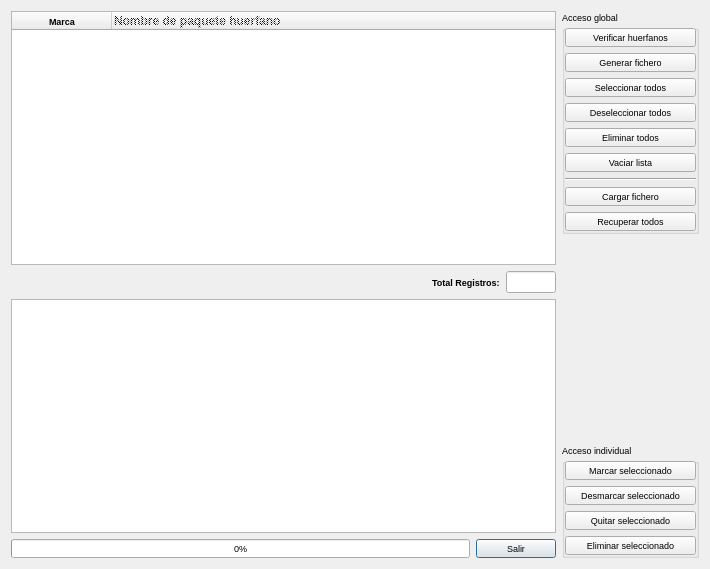
<?xml version="1.0" encoding="UTF-8"?>
<ui version="4.0">
 <class>orphans</class>
 <widget class="QDialog" name="orphans">
  <property name="geometry">
   <rect>
    <x>0</x>
    <y>0</y>
    <width>710</width>
    <height>569</height>
   </rect>
  </property>
  <property name="font">
   <font>
    <pointsize>7</pointsize>
   </font>
  </property>
  <property name="windowTitle">
   <string>Mantenimiento de paquetes huerfanos</string>
  </property>
  <property name="windowIcon">
   <iconset resource="recoverdrake.qrc">
    <normaloff>:/Imagenes/huerfano.png</normaloff>:/Imagenes/huerfano.png</iconset>
  </property>
  <property name="styleSheet">
   <string notr="true"/>
  </property>
  <layout class="QGridLayout" name="gridLayout_6">
   <item row="0" column="0">
    <layout class="QGridLayout" name="gridLayout_5">
     <item row="0" column="0" colspan="3">
      <widget class="QTableWidget" name="tableWidget">
       <property name="font">
        <font>
         <weight>75</weight>
         <bold>true</bold>
        </font>
       </property>
       <property name="toolTip">
        <string>Visor de registros de la base de datos.</string>
       </property>
       <property name="statusTip">
        <string>Visor de registros de la base de datos.</string>
       </property>
       <property name="whatsThis">
        <string>Visor de registros de la base de datos.</string>
       </property>
       <property name="autoScrollMargin">
        <number>26</number>
       </property>
       <property name="alternatingRowColors">
        <bool>true</bool>
       </property>
       <property name="selectionBehavior">
        <enum>QAbstractItemView::SelectRows</enum>
       </property>
       <property name="sortingEnabled">
        <bool>true</bool>
       </property>
       <attribute name="horizontalHeaderCascadingSectionResizes">
        <bool>true</bool>
       </attribute>
       <attribute name="horizontalHeaderShowSortIndicator" stdset="0">
        <bool>true</bool>
       </attribute>
       <attribute name="horizontalHeaderStretchLastSection">
        <bool>true</bool>
       </attribute>
       <attribute name="verticalHeaderCascadingSectionResizes">
        <bool>true</bool>
       </attribute>
       <attribute name="verticalHeaderDefaultSectionSize">
        <number>25</number>
       </attribute>
       <attribute name="verticalHeaderMinimumSectionSize">
        <number>25</number>
       </attribute>
       <attribute name="verticalHeaderShowSortIndicator" stdset="0">
        <bool>true</bool>
       </attribute>
       <attribute name="verticalHeaderStretchLastSection">
        <bool>true</bool>
       </attribute>
       <column>
        <property name="text">
         <string>Marca</string>
        </property>
        <property name="icon">
         <iconset resource="recoverdrake.qrc">
          <normaloff>:/Imagenes/good.png</normaloff>:/Imagenes/good.png</iconset>
        </property>
       </column>
       <column>
        <property name="text">
         <string>Nombre de paquete huerfano</string>
        </property>
        <property name="font">
         <font>
          <pointsize>9</pointsize>
          <kerning>true</kerning>
         </font>
        </property>
        <property name="textAlignment">
         <set>AlignLeft|AlignVCenter</set>
        </property>
        <property name="foreground">
         <brush brushstyle="Dense4Pattern">
          <color alpha="255">
           <red>0</red>
           <green>0</green>
           <blue>0</blue>
          </color>
         </brush>
        </property>
        <property name="icon">
         <iconset resource="recoverdrake.qrc">
          <normaloff>:/Imagenes/rpm.png</normaloff>:/Imagenes/rpm.png</iconset>
        </property>
       </column>
      </widget>
     </item>
     <item row="1" column="0">
      <spacer name="horizontalSpacer_3">
       <property name="orientation">
        <enum>Qt::Horizontal</enum>
       </property>
       <property name="sizeHint" stdset="0">
        <size>
         <width>269</width>
         <height>20</height>
        </size>
       </property>
      </spacer>
     </item>
     <item row="1" column="1">
      <widget class="QLabel" name="label">
       <property name="maximumSize">
        <size>
         <width>93</width>
         <height>20</height>
        </size>
       </property>
       <property name="font">
        <font>
         <pointsize>7</pointsize>
         <weight>75</weight>
         <bold>true</bold>
        </font>
       </property>
       <property name="text">
        <string>Total Registros:</string>
       </property>
      </widget>
     </item>
     <item row="1" column="2">
      <widget class="QLineEdit" name="lineEdit_2">
       <property name="maximumSize">
        <size>
         <width>50</width>
         <height>50</height>
        </size>
       </property>
       <property name="font">
        <font>
         <pointsize>8</pointsize>
         <weight>75</weight>
         <bold>true</bold>
        </font>
       </property>
       <property name="toolTip">
        <string>Numero de registros activos en la base de datos activa.</string>
       </property>
       <property name="statusTip">
        <string>Numero de registros activos en la base de datos activa.</string>
       </property>
       <property name="whatsThis">
        <string>Numero de registros activos en la base de datos activa.</string>
       </property>
       <property name="layoutDirection">
        <enum>Qt::LeftToRight</enum>
       </property>
       <property name="alignment">
        <set>Qt::AlignRight|Qt::AlignTrailing|Qt::AlignVCenter</set>
       </property>
      </widget>
     </item>
     <item row="2" column="0" colspan="3">
      <widget class="QTextEdit" name="textEdit">
       <property name="enabled">
        <bool>true</bool>
       </property>
       <property name="maximumSize">
        <size>
         <width>16777215</width>
         <height>234</height>
        </size>
       </property>
       <property name="sizeIncrement">
        <size>
         <width>0</width>
         <height>0</height>
        </size>
       </property>
       <property name="font">
        <font>
         <family>Nimbus Sans L Condensed</family>
         <pointsize>8</pointsize>
        </font>
       </property>
       <property name="focusPolicy">
        <enum>Qt::TabFocus</enum>
       </property>
       <property name="toolTip">
        <string>Consola de procesos, donde se detalla al máximo lo que va procesando.</string>
       </property>
       <property name="statusTip">
        <string>Consola de procesos, donde se detalla al máximo lo que va procesando.</string>
       </property>
       <property name="whatsThis">
        <string>Consola de procesos, donde se detalla al máximo lo que va procesando.</string>
       </property>
       <property name="styleSheet">
        <string notr="true"/>
       </property>
       <property name="html">
        <string>&lt;!DOCTYPE HTML PUBLIC &quot;-//W3C//DTD HTML 4.0//EN&quot; &quot;http://www.w3.org/TR/REC-html40/strict.dtd&quot;&gt;
&lt;html&gt;&lt;head&gt;&lt;meta name=&quot;qrichtext&quot; content=&quot;1&quot; /&gt;&lt;style type=&quot;text/css&quot;&gt;
p, li { white-space: pre-wrap; }
&lt;/style&gt;&lt;/head&gt;&lt;body style=&quot; font-family:'Nimbus Sans L Condensed'; font-size:8pt; font-weight:400; font-style:normal;&quot;&gt;
&lt;p style=&quot;-qt-paragraph-type:empty; margin-top:0px; margin-bottom:0px; margin-left:0px; margin-right:0px; -qt-block-indent:0; text-indent:0px; font-family:'Sans Serif'; font-size:7pt; font-weight:600;&quot;&gt;&lt;br /&gt;&lt;/p&gt;&lt;/body&gt;&lt;/html&gt;</string>
       </property>
      </widget>
     </item>
     <item row="3" column="0" colspan="3">
      <layout class="QGridLayout" name="gridLayout_3">
       <item row="0" column="0">
        <widget class="QProgressBar" name="progressBar">
         <property name="toolTip">
          <string>Ratio de procesos realizados.</string>
         </property>
         <property name="statusTip">
          <string>Ratio de procesos realizados.</string>
         </property>
         <property name="whatsThis">
          <string>Ratio de procesos realizados.</string>
         </property>
         <property name="value">
          <number>0</number>
         </property>
        </widget>
       </item>
       <item row="0" column="1">
        <widget class="QPushButton" name="pushButton_2">
         <property name="maximumSize">
          <size>
           <width>201</width>
           <height>26</height>
          </size>
         </property>
         <property name="toolTip">
          <string>Nos vamos..</string>
         </property>
         <property name="statusTip">
          <string>Nos vamos..</string>
         </property>
         <property name="whatsThis">
          <string>Nos vamos..</string>
         </property>
         <property name="text">
          <string>Salir</string>
         </property>
         <property name="icon">
          <iconset resource="recoverdrake.qrc">
           <normaloff>:/Imagenes/puerta.png</normaloff>:/Imagenes/puerta.png</iconset>
         </property>
        </widget>
       </item>
      </layout>
     </item>
    </layout>
   </item>
   <item row="0" column="1">
    <layout class="QGridLayout" name="gridLayout_4">
     <item row="0" column="0">
      <widget class="QGroupBox" name="groupBox_2">
       <property name="title">
        <string>Acceso global</string>
       </property>
       <layout class="QGridLayout" name="gridLayout">
        <property name="leftMargin">
         <number>0</number>
        </property>
        <property name="topMargin">
         <number>0</number>
        </property>
        <property name="rightMargin">
         <number>0</number>
        </property>
        <property name="bottomMargin">
         <number>0</number>
        </property>
        <item row="6" column="0">
         <widget class="QPushButton" name="pushButton_3">
          <property name="minimumSize">
           <size>
            <width>131</width>
            <height>0</height>
           </size>
          </property>
          <property name="toolTip">
           <string>Actualizacion de los paquetes seleccionados.</string>
          </property>
          <property name="statusTip">
           <string>Deseleccion masiva de todos los registros.</string>
          </property>
          <property name="whatsThis">
           <string>Deseleccion masiva de todos los registros.</string>
          </property>
          <property name="accessibleName">
           <string>Deseleccion masiva de todos los registros.</string>
          </property>
          <property name="text">
           <string>Eliminar todos</string>
          </property>
          <property name="icon">
           <iconset resource="recoverdrake.qrc">
            <normaloff>:/Imagenes/bad.png</normaloff>:/Imagenes/bad.png</iconset>
          </property>
          <property name="iconSize">
           <size>
            <width>25</width>
            <height>25</height>
           </size>
          </property>
         </widget>
        </item>
        <item row="4" column="0">
         <widget class="QPushButton" name="pushButton_6">
          <property name="minimumSize">
           <size>
            <width>131</width>
            <height>0</height>
           </size>
          </property>
          <property name="toolTip">
           <string>Seleccion masiva de todos los paquetes.</string>
          </property>
          <property name="statusTip">
           <string>Seleccion masiva de todos los paquetes.</string>
          </property>
          <property name="whatsThis">
           <string>Seleccion masiva de todos los paquetes.</string>
          </property>
          <property name="text">
           <string>Seleccionar todos</string>
          </property>
          <property name="icon">
           <iconset resource="recoverdrake.qrc">
            <normaloff>:/Imagenes/good.png</normaloff>:/Imagenes/good.png</iconset>
          </property>
          <property name="iconSize">
           <size>
            <width>25</width>
            <height>25</height>
           </size>
          </property>
         </widget>
        </item>
        <item row="5" column="0">
         <widget class="QPushButton" name="pushButton_7">
          <property name="minimumSize">
           <size>
            <width>131</width>
            <height>0</height>
           </size>
          </property>
          <property name="toolTip">
           <string>Deseleccion masiva de todos los paquetes.</string>
          </property>
          <property name="statusTip">
           <string>Deseleccion masiva de todos los paquetes.</string>
          </property>
          <property name="whatsThis">
           <string>Deseleccion masiva de todos los paquetes.</string>
          </property>
          <property name="text">
           <string>Deseleccionar todos</string>
          </property>
          <property name="icon">
           <iconset resource="recoverdrake.qrc">
            <normaloff>:/Imagenes/bad.png</normaloff>:/Imagenes/bad.png</iconset>
          </property>
          <property name="iconSize">
           <size>
            <width>25</width>
            <height>25</height>
           </size>
          </property>
         </widget>
        </item>
        <item row="2" column="0">
         <widget class="QPushButton" name="pushButton_5">
          <property name="minimumSize">
           <size>
            <width>131</width>
            <height>0</height>
           </size>
          </property>
          <property name="toolTip">
           <string>Generar un fichero .lst tanto de la carga de otro fichero tras depurarlo, como de la generación de paquete huerfanos activos.</string>
          </property>
          <property name="statusTip">
           <string>Generar un fichero .lst tanto de la carga de otro fichero tras depurarlo, como de la generación de paquete huerfanos activos.</string>
          </property>
          <property name="whatsThis">
           <string>Generar un fichero .lst tanto de la carga de otro fichero tras depurarlo, como de la generación de paquete huerfanos activos.</string>
          </property>
          <property name="accessibleName">
           <string>Generar un fichero .lst tanto de la carga de otro fichero tras depurarlo, como de la generación de paquete huerfanos activos.</string>
          </property>
          <property name="text">
           <string>Generar fichero</string>
          </property>
          <property name="icon">
           <iconset resource="recoverdrake.qrc">
            <normaloff>:/Imagenes/filesave.png</normaloff>:/Imagenes/filesave.png</iconset>
          </property>
          <property name="iconSize">
           <size>
            <width>25</width>
            <height>25</height>
           </size>
          </property>
         </widget>
        </item>
        <item row="7" column="0">
         <widget class="QPushButton" name="pushButton_8">
          <property name="toolTip">
           <string>Limpia la ventana de registros.</string>
          </property>
          <property name="statusTip">
           <string>Limpia la ventana de registros.</string>
          </property>
          <property name="whatsThis">
           <string>Limpia la ventana de registros.</string>
          </property>
          <property name="text">
           <string>Vaciar lista</string>
          </property>
          <property name="icon">
           <iconset resource="recoverdrake.qrc">
            <normaloff>:/Imagenes/escoba.png</normaloff>:/Imagenes/escoba.png</iconset>
          </property>
          <property name="iconSize">
           <size>
            <width>25</width>
            <height>25</height>
           </size>
          </property>
         </widget>
        </item>
        <item row="0" column="0">
         <widget class="QPushButton" name="pushButton_14">
          <property name="toolTip">
           <string>Comprobacion de los paquetes huefanos.</string>
          </property>
          <property name="statusTip">
           <string>Comprobacion de los paquetes huefanos.</string>
          </property>
          <property name="whatsThis">
           <string>Comprobacion de los paquetes huefanos.</string>
          </property>
          <property name="text">
           <string>Verificar huerfanos</string>
          </property>
          <property name="icon">
           <iconset resource="recoverdrake.qrc">
            <normaloff>:/Imagenes/lupaO.png</normaloff>:/Imagenes/lupaO.png</iconset>
          </property>
          <property name="iconSize">
           <size>
            <width>25</width>
            <height>25</height>
           </size>
          </property>
         </widget>
        </item>
        <item row="10" column="0">
         <widget class="QPushButton" name="pushButton">
          <property name="text">
           <string>Recuperar todos</string>
          </property>
          <property name="icon">
           <iconset resource="recoverdrake.qrc">
            <normaloff>:/Imagenes/undo.png</normaloff>:/Imagenes/undo.png</iconset>
          </property>
          <property name="iconSize">
           <size>
            <width>25</width>
            <height>25</height>
           </size>
          </property>
         </widget>
        </item>
        <item row="8" column="0">
         <widget class="Line" name="line">
          <property name="orientation">
           <enum>Qt::Horizontal</enum>
          </property>
         </widget>
        </item>
        <item row="9" column="0">
         <widget class="QPushButton" name="pushButton_4">
          <property name="minimumSize">
           <size>
            <width>131</width>
            <height>0</height>
           </size>
          </property>
          <property name="toolTip">
           <string>Carga de fichero de una salvaguarda anterior para poder instalar, depurar o modificar.</string>
          </property>
          <property name="statusTip">
           <string>Carga de fichero de una salvaguarda anterior para poder instalar, depurar o modificar.</string>
          </property>
          <property name="whatsThis">
           <string>Carga de fichero de una salvaguarda anterior para poder instalar, depurar o modificar.</string>
          </property>
          <property name="text">
           <string>Cargar fichero</string>
          </property>
          <property name="icon">
           <iconset resource="recoverdrake.qrc">
            <normaloff>:/Imagenes/fileopen.png</normaloff>:/Imagenes/fileopen.png</iconset>
          </property>
          <property name="iconSize">
           <size>
            <width>25</width>
            <height>25</height>
           </size>
          </property>
         </widget>
        </item>
       </layout>
      </widget>
     </item>
     <item row="2" column="0">
      <widget class="QGroupBox" name="groupBox">
       <property name="title">
        <string>Acceso individual</string>
       </property>
       <layout class="QGridLayout" name="gridLayout_2">
        <property name="leftMargin">
         <number>0</number>
        </property>
        <property name="topMargin">
         <number>0</number>
        </property>
        <property name="rightMargin">
         <number>0</number>
        </property>
        <property name="bottomMargin">
         <number>0</number>
        </property>
        <item row="0" column="0" colspan="2">
         <widget class="QPushButton" name="pushButton_10">
          <property name="minimumSize">
           <size>
            <width>131</width>
            <height>0</height>
           </size>
          </property>
          <property name="toolTip">
           <string>Marca la linea activa de la base de datos para su tratamiento.</string>
          </property>
          <property name="statusTip">
           <string>Marca la linea activa de la base de datos para su tratamiento.</string>
          </property>
          <property name="whatsThis">
           <string>Marca la linea activa de la base de datos para su tratamiento.</string>
          </property>
          <property name="text">
           <string>Marcar seleccionado</string>
          </property>
          <property name="icon">
           <iconset resource="recoverdrake.qrc">
            <normaloff>:/Imagenes/good.png</normaloff>:/Imagenes/good.png</iconset>
          </property>
          <property name="iconSize">
           <size>
            <width>25</width>
            <height>25</height>
           </size>
          </property>
         </widget>
        </item>
        <item row="3" column="0" colspan="2">
         <widget class="QPushButton" name="pushButton_12">
          <property name="minimumSize">
           <size>
            <width>131</width>
            <height>0</height>
           </size>
          </property>
          <property name="toolTip">
           <string>Desmarca la linea activa de la base de datos para su tratamiento.</string>
          </property>
          <property name="statusTip">
           <string>Desmarca la linea activa de la base de datos para su tratamiento.</string>
          </property>
          <property name="whatsThis">
           <string>Desmarca la linea activa de la base de datos para su tratamiento.</string>
          </property>
          <property name="text">
           <string>Desmarcar seleccionado</string>
          </property>
          <property name="icon">
           <iconset resource="recoverdrake.qrc">
            <normaloff>:/Imagenes/bad.png</normaloff>:/Imagenes/bad.png</iconset>
          </property>
          <property name="iconSize">
           <size>
            <width>25</width>
            <height>25</height>
           </size>
          </property>
         </widget>
        </item>
        <item row="5" column="0" colspan="2">
         <widget class="QPushButton" name="pushButton_13">
          <property name="minimumSize">
           <size>
            <width>131</width>
            <height>0</height>
           </size>
          </property>
          <property name="toolTip">
           <string>Elimina todos los registros seleccionados.</string>
          </property>
          <property name="statusTip">
           <string>Elimina todos los registros seleccionados.</string>
          </property>
          <property name="whatsThis">
           <string>Elimina todos los registros seleccionados.</string>
          </property>
          <property name="text">
           <string>Eliminar seleccionado</string>
          </property>
          <property name="icon">
           <iconset resource="recoverdrake.qrc">
            <normaloff>:/Imagenes/bad.png</normaloff>:/Imagenes/bad.png</iconset>
          </property>
          <property name="iconSize">
           <size>
            <width>25</width>
            <height>25</height>
           </size>
          </property>
         </widget>
        </item>
        <item row="4" column="0" colspan="2">
         <widget class="QPushButton" name="pushButton_11">
          <property name="minimumSize">
           <size>
            <width>131</width>
            <height>0</height>
           </size>
          </property>
          <property name="toolTip">
           <string>Quita de la lista el registro seleccionado.</string>
          </property>
          <property name="statusTip">
           <string>Quita de la lista el registro seleccionado.</string>
          </property>
          <property name="whatsThis">
           <string>Quita de la lista el registro seleccionado.</string>
          </property>
          <property name="text">
           <string>Quitar seleccionado</string>
          </property>
          <property name="icon">
           <iconset resource="recoverdrake.qrc">
            <normaloff>:/Imagenes/bad.png</normaloff>:/Imagenes/bad.png</iconset>
          </property>
          <property name="iconSize">
           <size>
            <width>25</width>
            <height>25</height>
           </size>
          </property>
         </widget>
        </item>
       </layout>
      </widget>
     </item>
     <item row="1" column="0">
      <spacer name="verticalSpacer">
       <property name="orientation">
        <enum>Qt::Vertical</enum>
       </property>
       <property name="sizeHint" stdset="0">
        <size>
         <width>20</width>
         <height>40</height>
        </size>
       </property>
      </spacer>
     </item>
    </layout>
   </item>
  </layout>
 </widget>
 <resources>
  <include location="recoverdrake.qrc"/>
 </resources>
 <connections/>
</ui>
